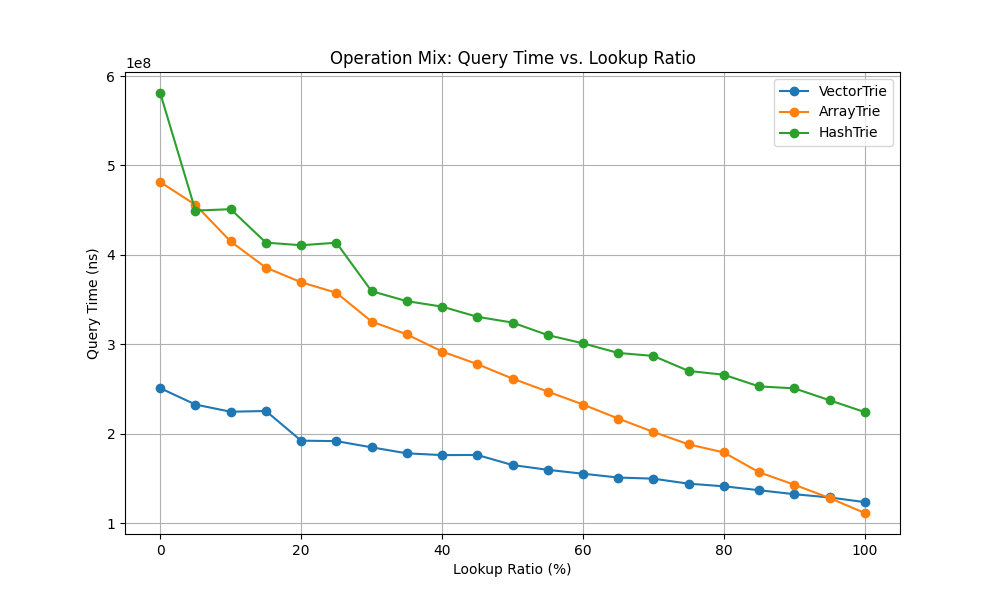

Source code (Python):
#!/usr/bin/env python3
import matplotlib.pyplot as plt
import pandas as pd


def plot_operation_mix():
    # Read the CSV file generated by your benchmark
    df = pd.read_csv("plot_operation_mix.csv")

    plt.figure(figsize=(10, 6))

    # For each trie variant, plot lookup_ratio vs query_time_ns
    for variant in df["variant"].unique():
        sub = df[df["variant"] == variant]
        plt.plot(sub["lookup_ratio"], sub["query_time_ns"], marker="o", label=variant)

    plt.xlabel("Lookup Ratio (%)")
    plt.ylabel("Query Time (ns)")
    plt.title("Operation Mix: Query Time vs. Lookup Ratio")
    plt.legend()
    plt.grid(True)

    # Save the plot as a PNG file
    output_filename = "plot_operation_mix.png"
    plt.savefig(output_filename)
    plt.close()
    print(f"Plot saved as {output_filename}")


def main():
    plot_operation_mix()


if __name__ == "__main__":
    main()
